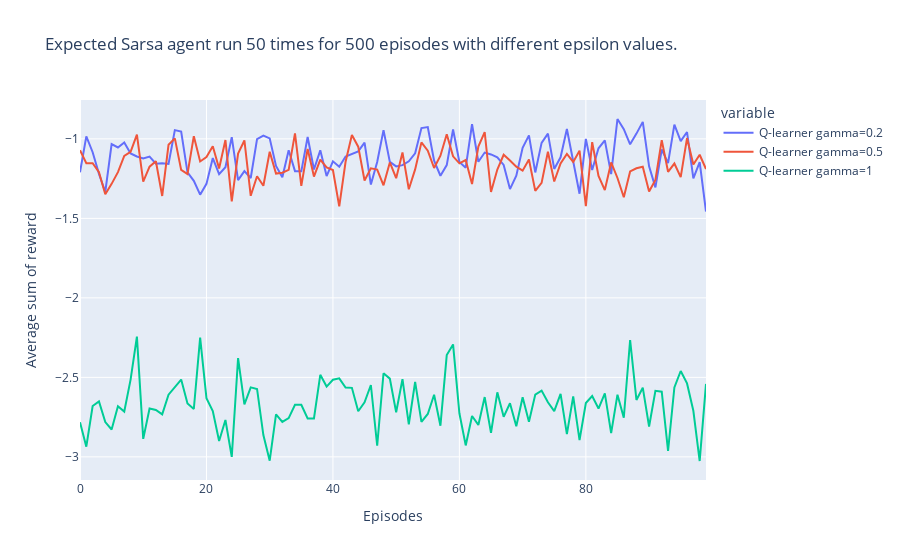

Notebook source saved alongside this figure:
### Code cell
fug = px.line(data_eps, y=['Q-learner gamma=0.2', 'Q-learner gamma=0.5', 'Q-learner gamma=1'], title= 'Expected Sarsa agent run 50 times for 500 episodes with different epsilon values.')
fug.update_layout(xaxis_title = 'Episodes', yaxis_title = 'Average sum of reward')
fug.show()

### Figure 1 — Plotly figure (JSON) as saved in the notebook; plotly's stock layout.template omitted (floating-point values rounded to 4 significant figures)
{"data": [{"hovertemplate": "variable=Q-learner gamma=0.2<br>index=%{x}<br>value=%{y}<extra></extra>", "legendgroup": "Q-learner gamma=0.2", "line": {"color": "#636efa", "dash": "solid"}, "marker": {"symbol": "circle"}, "mode": "lines", "name": "Q-learner gamma=0.2", "orientation": "v", "showlegend": true, "type": "scatter", "x": [0, 1, 2, 3, 4, 5, 6, 7, 8, 9, 10, 11, 12, 13, 14, 15, 16, 17, 18, 19, 20, 21, 22, 23, 24, 25, 26, 27, 28, 29, 30, 31, 32, 33, 34, 35, 36, 37, 38, 39, 40, 41, 42, 43, 44, 45, 46, 47, 48, 49, 50, 51, 52, 53, 54, 55, 56, 57, 58, 59, 60, 61, 62, 63, 64, 65, 66, 67, 68, 69, 70, 71, 72, 73, 74, 75, 76, 77, 78, 79, 80, 81, 82, 83, 84, 85, 86, 87, 88, 89, 90, 91, 92, 93, 94, 95, 96, 97, 98, 99], "xaxis": "x", "y": [-1.21, -0.984, -1.084, -1.22, -1.334, -1.033, -1.054, -1.023, -1.092, -1.111, -1.123, -1.111, -1.156, -1.153, -1.158, -0.945, -0.954, -1.211, -1.264, -1.351, -1.283, -1.121, -1.222, -1.178, -0.989, -1.259, -1.203, -1.246, -1.001, -0.98, -0.997, -1.17, -1.242, -1.072, -1.203, -1.204, -0.988, -1.193, -1.072, -1.234, -1.141, -1.175, -1.111, -1.096, -1.079, -1.024, -1.287, -1.145, -0.945, -1.145, -1.173, -1.165, -1.141, -1.091, -0.932, -0.926, -1.137, -1.232, -1.165, -0.941, -1.145, -1.181, -0.908, -1.144, -1.086, -1.098, -1.116, -1.164, -1.316, -1.231, -1.056, -0.978, -1.211, -1.025, -0.967, -1.189, -1.116, -0.938, -1.154, -1.345, -1, -1.196, -1.059, -1.009, -1.222, -0.875, -0.939, -1.034, -0.967, -0.893, -1.173, -1.305, -1.067, -1.153, -0.91, -1.014, -0.957, -1.249, -1.146, -1.457], "yaxis": "y"}, {"hovertemplate": "variable=Q-learner gamma=0.5<br>index=%{x}<br>value=%{y}<extra></extra>", "legendgroup": "Q-learner gamma=0.5", "line": {"color": "#EF553B", "dash": "solid"}, "marker": {"symbol": "circle"}, "mode": "lines", "name": "Q-learner gamma=0.5", "orientation": "v", "showlegend": true, "type": "scatter", "x": [0, 1, 2, 3, 4, 5, 6, 7, 8, 9, 10, 11, 12, 13, 14, 15, 16, 17, 18, 19, 20, 21, 22, 23, 24, 25, 26, 27, 28, 29, 30, 31, 32, 33, 34, 35, 36, 37, 38, 39, 40, 41, 42, 43, 44, 45, 46, 47, 48, 49, 50, 51, 52, 53, 54, 55, 56, 57, 58, 59, 60, 61, 62, 63, 64, 65, 66, 67, 68, 69, 70, 71, 72, 73, 74, 75, 76, 77, 78, 79, 80, 81, 82, 83, 84, 85, 86, 87, 88, 89, 90, 91, 92, 93, 94, 95, 96, 97, 98, 99], "xaxis": "x", "y": [-1.071, -1.153, -1.153, -1.21, -1.348, -1.283, -1.209, -1.107, -1.082, -0.973, -1.269, -1.175, -1.141, -1.359, -1.037, -0.997, -1.195, -1.221, -0.983, -1.142, -1.114, -1.046, -1.186, -1.007, -1.393, -1.093, -1.01, -1.358, -1.235, -1.295, -1.081, -1.218, -1.213, -1.195, -0.965, -1.296, -1.063, -1.237, -1.13, -1.18, -1.196, -1.425, -1.144, -0.976, -1.049, -1.262, -1.185, -1.193, -1.292, -1.148, -1.247, -1.085, -1.317, -1.192, -1.022, -1.074, -1.183, -1.106, -0.971, -1.11, -1.154, -1.133, -1.284, -1.048, -0.957, -1.334, -1.193, -1.1, -1.136, -1.175, -1.2, -1.13, -1.327, -1.277, -1.081, -1.268, -1.155, -1.095, -1.145, -1.074, -1.423, -1.021, -1.233, -1.322, -1.148, -1.246, -1.367, -1.205, -1.185, -1.175, -1.331, -1.258, -1.008, -1.207, -1.155, -1.241, -0.995, -1.161, -1.1, -1.19], "yaxis": "y"}, {"hovertemplate": "variable=Q-learner gamma=1<br>index=%{x}<br>value=%{y}<extra></extra>", "legendgroup": "Q-learner gamma=1", "line": {"color": "#00cc96", "dash": "solid"}, "marker": {"symbol": "circle"}, "mode": "lines", "name": "Q-learner gamma=1", "orientation": "v", "showlegend": true, "type": "scatter", "x": [0, 1, 2, 3, 4, 5, 6, 7, 8, 9, 10, 11, 12, 13, 14, 15, 16, 17, 18, 19, 20, 21, 22, 23, 24, 25, 26, 27, 28, 29, 30, 31, 32, 33, 34, 35, 36, 37, 38, 39, 40, 41, 42, 43, 44, 45, 46, 47, 48, 49, 50, 51, 52, 53, 54, 55, 56, 57, 58, 59, 60, 61, 62, 63, 64, 65, 66, 67, 68, 69, 70, 71, 72, 73, 74, 75, 76, 77, 78, 79, 80, 81, 82, 83, 84, 85, 86, 87, 88, 89, 90, 91, 92, 93, 94, 95, 96, 97, 98, 99], "xaxis": "x", "y": [-2.782, -2.936, -2.68, -2.651, -2.781, -2.828, -2.682, -2.715, -2.514, -2.244, -2.887, -2.696, -2.705, -2.733, -2.609, -2.562, -2.514, -2.664, -2.699, -2.25, -2.631, -2.712, -2.9, -2.768, -3, -2.379, -2.67, -2.563, -2.573, -2.863, -3.024, -2.733, -2.78, -2.756, -2.672, -2.672, -2.758, -2.758, -2.484, -2.558, -2.515, -2.506, -2.564, -2.566, -2.713, -2.657, -2.548, -2.93, -2.474, -2.508, -2.719, -2.511, -2.795, -2.528, -2.78, -2.73, -2.609, -2.804, -2.36, -2.293, -2.726, -2.928, -2.743, -2.799, -2.624, -2.849, -2.594, -2.748, -2.663, -2.807, -2.625, -2.779, -2.608, -2.583, -2.657, -2.712, -2.604, -2.857, -2.619, -2.895, -2.661, -2.617, -2.696, -2.601, -2.851, -2.609, -2.754, -2.265, -2.642, -2.565, -2.809, -2.585, -2.59, -2.963, -2.563, -2.46, -2.538, -2.71, -3.026, -2.541], "yaxis": "y"}], "layout": {"legend": {"title": {"text": "variable"}, "tracegroupgap": 0}, "title": {"text": "Expected Sarsa agent run 50 times for 500 episodes with different epsilon values."}, "xaxis": {"anchor": "y", "domain": [0, 1], "title": {"text": "Episodes"}}, "yaxis": {"anchor": "x", "domain": [0, 1], "title": {"text": "Average sum of reward"}}}}
